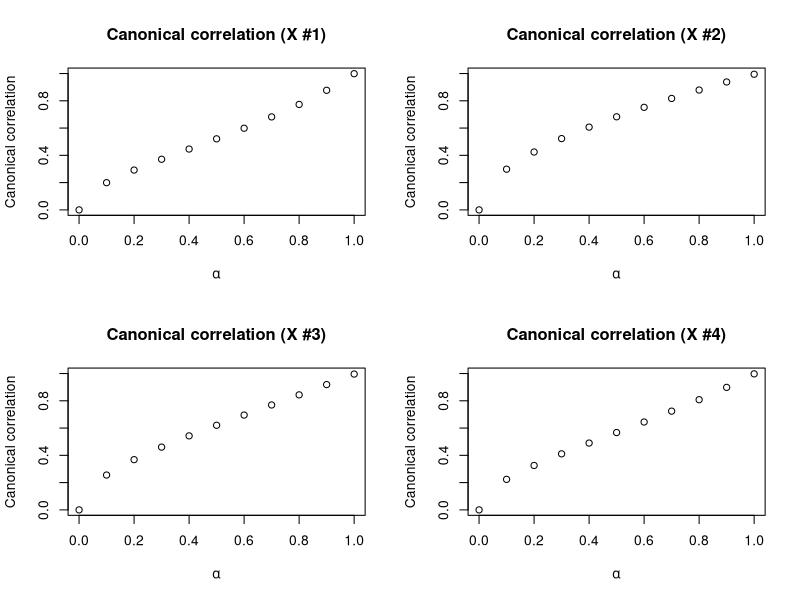
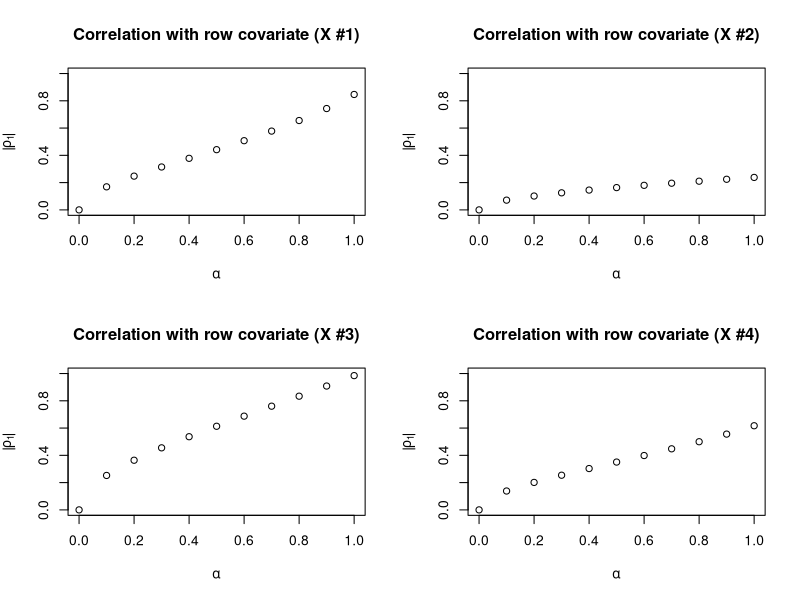
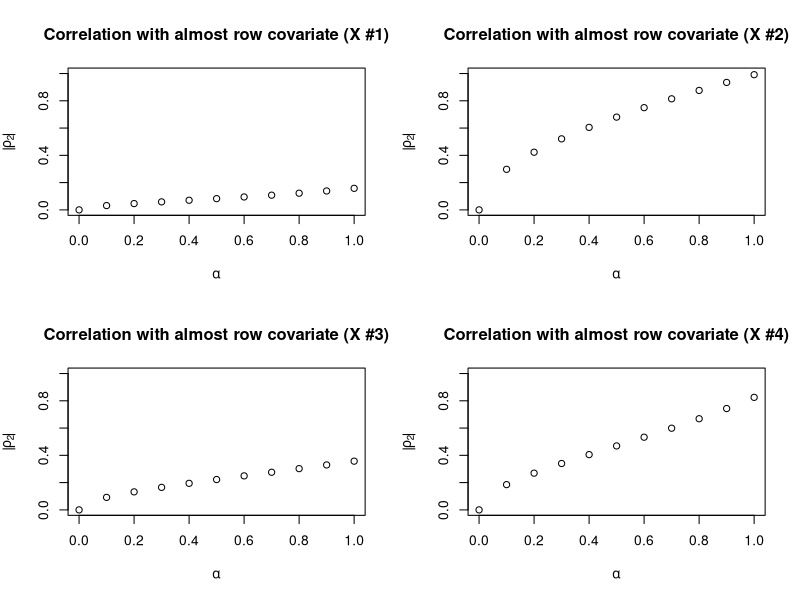
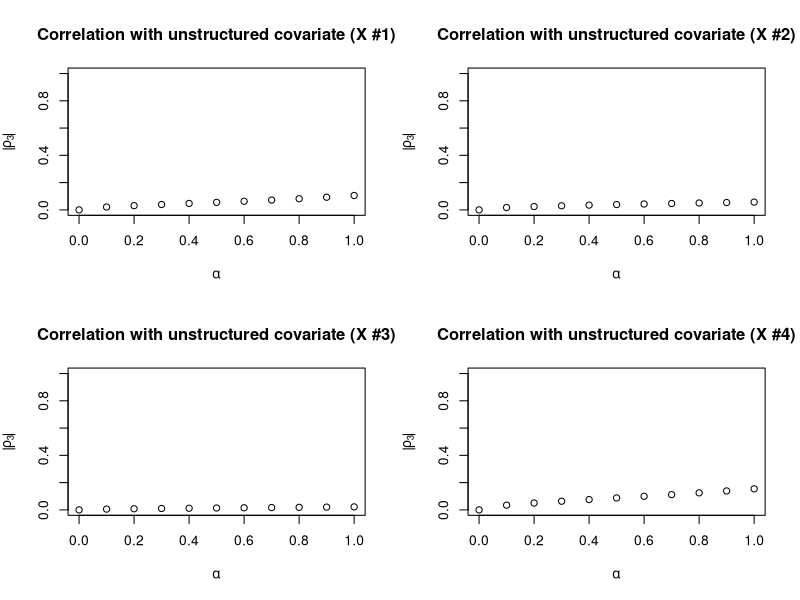

Source code (R) for these figures, in order:
library(MASS)
library(foreach)

n <- 20
reps.per.X <- 10
num.X <- 4
alpha.list <- seq(0,1,by=.1)
sigma.list <- 1:5

########################################

# Do the eta-prime transformation
eta.prime <- function(alpha, sigma, eta, P, P.orth) {
  n <- length(eta)
  # Divide eta into components
  eta.orth <- P.orth %*% eta
  eta.par <- P %*% eta
  # Reassemble and return
  (sqrt(1-alpha) * eta.orth / sqrt(sum(eta.orth^2)) + 
      sqrt(alpha) * eta.par / sqrt(sum(eta.par^2))) * sigma * n
}

genX <- function(n) {
  #### Generate design matrix X for dyad covariates
  # Start empty
  Xd <- array(0, dim=c(n,n,3) )
  # Fill first covariate with a random row effect
  Xd[,,1] <- matrix(rnorm(n=n, mean=0, sd=1), nrow=n, ncol=n)
  # Fill the second covariate with an "almost" row covariate
  Xd[,,2] <- matrix(rnorm(n=n, mean=0, sd=1), nrow=n, ncol=n)
  Xd[,,2] <- Xd[,,2] + matrix(rnorm(n=n^2, mean=0, sd=1/n), nrow=n, ncol=n)
  # Fill third covariate with all random standard normal draws
  Xd[,,3] <- matrix(rnorm(n=n*n, mean=0, sd=1), nrow=n, ncol=n)
  
  dimnames(Xd)[[3]] <- c("X1","X2","X3")
  
  mX <- apply(Xd,3,c)
  
  return(cbind(1, mX))
}

########################################

results <- foreach(gen = 1:num.X, .combine="rbind") %do% {
  X <- genX(n)
  
  A <- matrix(0, ncol=n, nrow=n^2)
  B <- matrix(0, ncol=n, nrow=n^2)
  for (i in 1:n) {
    Y <- matrix(0, nrow=n, ncol=n)
    Y[i,] <- 1
    A[,i] <- c(Y)
    B[,i] <- c(t(Y))
  }
  AB <- cbind(A,B)
  
  # Various projection matrices onto ...
  I <- diag(n^2)                             #R^(n^2)
  PX <- X %*% solve(t(X) %*% X) %*% t(X)     # The column space of X
  PAB <- AB %*% ginv(t(AB) %*% AB) %*% t(AB) # The column space of AB 
  # C(PAB %*% X) - the column space of X projected onto AB.
  PABX <- (PAB %*% X) %*% ginv(t(X) %*% PAB %*% X) %*% (t(X) %*% PAB)
  # Attempting to do a "weighted" projection
  PABXw <- (PAB %*% X) %*% diag(1 / diag(t(X) %*% X)) %*% (t(X) %*% PAB)
  
  foreach(rep = 1:reps.per.X, .combine="rbind") %do% {
    eta <- AB %*% rnorm(2*n)
    
    foreach(alpha = alpha.list, .combine="rbind") %do% {
      foreach(sigma = sigma.list, .combine="rbind") %do% {
        eta.4 <- eta.prime(alpha, sigma, eta, PABXw, PAB - PABX)
        
        data.frame(list(alpha=alpha, sigma=sigma, rep=rep, Xgen=gen,
                   propvar.4=sum((PX%*%eta.4)^2)/sum(eta.4^2),
                   cancor.4=cancor(X, eta.4)$cor,
                   mag.4=sqrt(sum(eta.4^2)),
                   rhoX1.4=cor(X[,2], eta.4),
                   rhoX2.4=cor(X[,3], eta.4),
                   rhoX3.4=cor(X[,4], eta.4)))
        
      }
    }
  }
}
results <- as.data.frame(results)


par(mfrow=c(2,2))
# Canonical correlation
for (i in 1:num.X) {
  plot(x=results[(results$sigma==1)&(results$Xgen==i)&(results$rep==1), 'alpha'], 
       y=results[(results$sigma==1)&(results$Xgen==i)&(results$rep==1), 'cancor.4'],
       main=paste("Canonical correlation (X #",i,")",sep=""), ylim=c(0,1),
       xlab=expression(alpha), ylab="Canonical correlation")
}
# (Absolute) Correlation with the row covariate
for (i in 1:num.X) {
  plot(x=results[(results$sigma==1)&(results$Xgen==i)&(results$rep==1), 'alpha'], 
       y=abs(results[(results$sigma==1)&(results$Xgen==i)&(results$rep==1), 'rhoX1.4']),
       main=paste("Correlation with row covariate (X #",i,")",sep=""), ylim=c(0,1),
       xlab=expression(alpha), ylab=expression(abs(rho[1])))
}
# (Absolute) Correlation with the almost row covariate
for (i in 1:num.X) {
  plot(x=results[(results$sigma==1)&(results$Xgen==i)&(results$rep==1), 'alpha'], 
       y=abs(results[(results$sigma==1)&(results$Xgen==i)&(results$rep==1), 'rhoX2.4']),
       main=paste("Correlation with almost row covariate (X #",i,")",sep=""), ylim=c(0,1),
       xlab=expression(alpha), ylab=expression(abs(rho[2])))
}
# (Absolute) Correlation with dyad covariate
for (i in 1:num.X) {
  plot(x=results[(results$sigma==1)&(results$Xgen==i)&(results$rep==1), 'alpha'], 
       y=abs(results[(results$sigma==1)&(results$Xgen==i)&(results$rep==1), 'rhoX3.4']),
       main=paste("Correlation with unstructured covariate (X #",i,")",sep=""), ylim=c(0,1),
       xlab=expression(alpha), ylab=expression(abs(rho[3])))
}




